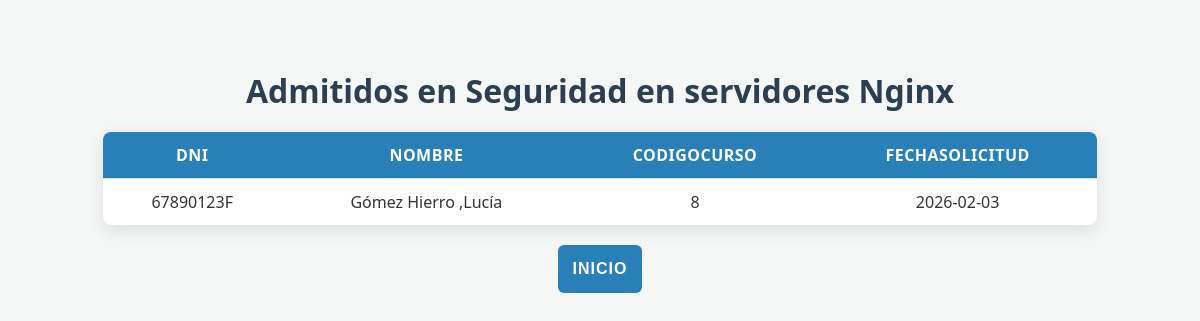
The page /listaAdmitidos.php?id=8 on the database its author committed.
### tables this page shows
CREATE TABLE `cursos` (
  `codigo` smallint NOT NULL,
  `nombre` varchar(50) NOT NULL DEFAULT '',
  `abierto` tinyint(1) NOT NULL DEFAULT '1',
  `numeroplazas` smallint NOT NULL DEFAULT '20',
  `plazoinscripcion` date NOT NULL
);

CREATE TABLE `solicitudes` (
  `dni` varchar(9) NOT NULL DEFAULT '',
  `codigocurso` smallint NOT NULL DEFAULT '0',
  `fechasolicitud` date NOT NULL,
  `admitido` tinyint(1) NOT NULL DEFAULT '0'
);

CREATE TABLE `solicitantes` (
  `dni` varchar(9) NOT NULL DEFAULT '',
  `apellidos` varchar(40) NOT NULL DEFAULT '',
  `nombre` varchar(20) NOT NULL DEFAULT '',
  `telefono` varchar(12) NOT NULL DEFAULT '',
  `correo` varchar(50) NOT NULL DEFAULT '',
  `codcen` varchar(8) NOT NULL DEFAULT '',
  `coordinadortic` tinyint(1) NOT NULL DEFAULT '0',
  `grupotic` tinyint(1) NOT NULL DEFAULT '0',
  `nomgrupo` varchar(25) NOT NULL DEFAULT '',
  `pbilin` tinyint(1) NOT NULL DEFAULT '0',
  `cargo` tinyint(1) NOT NULL DEFAULT '0',
  `nombrecargo` varchar(30) NOT NULL,
  `situacion` enum('activo','inactivo') NOT NULL DEFAULT 'activo',
  `fechanac` date DEFAULT NULL,
  `especialidad` varchar(50) NOT NULL DEFAULT '',
  `puntos` tinyint UNSIGNED DEFAULT '0',
  `pass` varchar(10) NOT NULL
);

### listaAdmitidos.php (the view, shortened to what this page needs)
<!DOCTYPE html>
<html lang="en">
<head>
</head>
<body>
    <?php
    $con = conectar();
    $stmt = $con->prepare("SELECT * FROM solicitudes where admitido = 1 and codigocurso= :codigocurso");
    $stmt->execute([":codigocurso" => $_GET['id']]);
    $consulta = $con->prepare("SELECT nombre from cursos where codigo = :codigocurso");
    $consulta->execute([":codigocurso" => $_GET['id']]);
    $nombreCurso = $consulta->fetchColumn();
    echo "<h1>Admitidos en " . $nombreCurso . "</h1>";
    echo "<table class='dynamic-table'>";
    echo "<thead>";
    echo "<tr>";
    echo "<th>DNI</th>";
    echo "<th>NOMBRE</th>";
    echo "<th>CODIGOCURSO</th>";
    echo "<th>FECHASOLICITUD</th>";
    echo "</thead>";
    echo "<tbody>";
    while ($fila = $stmt->fetch(PDO::FETCH_ASSOC)) {
        $query = $con->prepare("SELECT nombre,apellidos from solicitantes where dni = :dni");
        $query->execute([":dni" => $fila['dni']]);
        $nombreAdmitido = $query->fetch(PDO::FETCH_ASSOC);
        $nombreMostrar = $nombreAdmitido['apellidos'] . " ," . $nombreAdmitido['nombre'];
        echo "<tr>";
        echo "<td>" . htmlspecialchars($fila['dni']) . "</td>";
        echo "<td>" . htmlspecialchars($nombreMostrar) . "</td>";
        echo "<td>" . htmlspecialchars($fila['codigocurso']) . "</td>";
        echo "<td>" . htmlspecialchars($fila['fechasolicitud']) . "</td>";
        echo "</tr>";
    }
    echo "</tbody></table>";
    ?>
    <a href="index.php"><button type="button">Inicio</button></a>
</body>
</html>

### listaAdmitidos.php (style rules this page uses)
body { text-align: center; font-family: 'Segoe UI', Tahoma, Geneva, Verdana, sans-serif; background-color: #f4f7f6; color: #333; padding: 40px; }
h1 { color: #2c3e50; margin-bottom: 20px; }
.dynamic-table { margin: 0 auto; border-collapse: collapse; width: 90%; max-width: 1000px; background-color: white; box-shadow: 0 5px 15px rgba(0, 0, 0, 0.1); border-radius: 8px; overflow: hidden; }
.dynamic-table thead { background-color: #2980b9; color: white; text-transform: uppercase; letter-spacing: 0.03em; }
.dynamic-table th, .dynamic-table td { padding: 12px 15px; text-align: center; border-bottom: 1px solid #ddd; }
.dynamic-table tbody tr:last-child td { border-bottom: none; }
button { background-color: #2980b9; color: white; padding: 15px; border: none; border-radius: 6px; font-size: 16px; font-weight: bold; text-transform: uppercase; letter-spacing: 1px; cursor: pointer; transition: background-color 0.3s ease, transform 0.1s; margin-top: 20px; }

### rows shown on the page
cursos: nombre "Seguridad en servidores Nginx"
solicitudes: dni "67890123F", solicitantes.apellidos+nombre "Gómez Hierro ,Lucía", codigocurso "8", fechasolicitud "2026-02-03"
